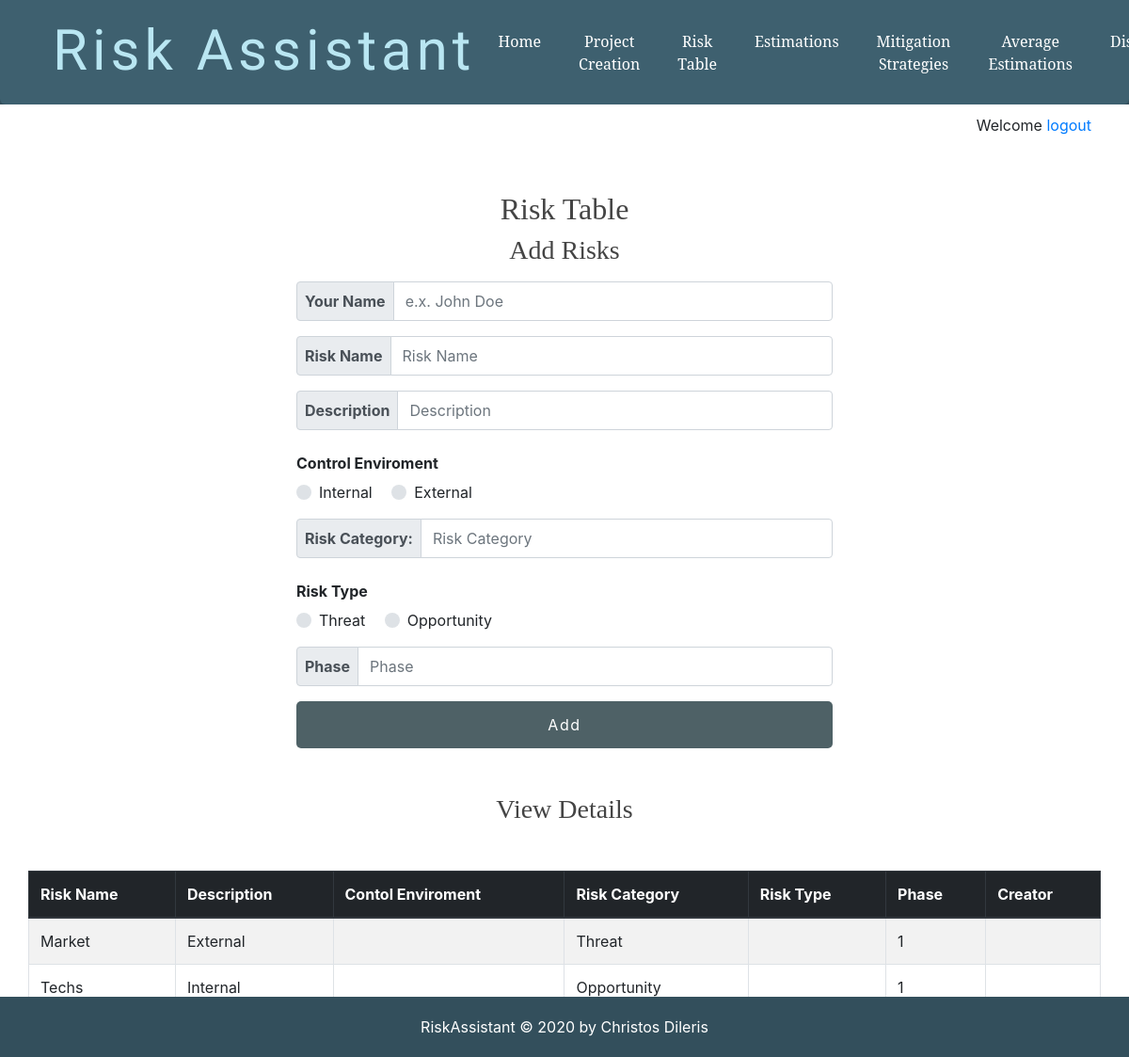
The page /RiskTable.php on the database its author committed.
### tables this page shows
CREATE TABLE `risktable` (
  `id` int(11) NOT NULL,
  `riskName` varchar(200) NOT NULL,
  `projectId` int(11) NOT NULL,
  `description` varchar(200) NOT NULL,
  `controlEnv` enum('Internal','External') NOT NULL,
  `riskCat` varchar(200) NOT NULL,
  `rtype` enum('Threat','Opportunity') NOT NULL,
  `phase` varchar(200) NOT NULL,
  `userId` int(11) NOT NULL
);

### RiskTable.php (the view, shortened to what this page needs)
<?php
    $connect = new PDO("mysql:host=localhost;dbname=riskit", "root", "");
    $query = "SELECT * FROM risktable ORDER BY riskName";
    $statement = $connect->prepare($query);
    $statement->execute();
    $result = $statement->fetchAll();
?>
<!DOCTYPE html>
<html>
    <head>
        <?php require_once( ROOT_PATH . '/includes/head_section.php') ?>
    </head>
    <body>
        <?php include( ROOT_PATH . '/includes/navbar.php') ?>
        <div class="container-fluid" id="risk_table">
               <div class="container-fluid">
    <div class="logged_in_info">
        <span>Welcome <?php echo $_SESSION['user']['username'] ?></span>
        <span><a href="logout.php">logout</a></span>
    </div>
                        <h2 class="text-center mt-5">Risk Table</h2>
                        <h3 class="text-center mb-3">Add Risks</h3>
                        <form method="post" class="form-size" id="add_details">
                        <div class="input-group mb-3">
                            <div class="input-group-prepend flex-row">
                                <label class="input-group-text p-2 font-weight-bold" for="fullname">Your Name</label>
                            </div>
                            <input type="text" name="fullname" class="form-control" placeholder="e.x. John Doe" required />
                        </div>
                        <div class="input-group mb-3">
                            <div class="input-group-prepend flex-row">
                                <label class="input-group-text p-2 font-weight-bold" for="riskName">Risk Name</label>
                            </div>
                            <input type="text" name="riskName" id="riskName" class="form-control" placeholder="Risk Name" required />
                        </div>
                        <div class="input-group mb-3">
                            <div class="input-group-prepend flex-row">
                                <label class="input-group-text p-2 font-weight-bold" for="description">Description</label>
                            </div>
                            <input type="text" name="description" id="description" class="form-control" placeholder="Description" required />
                        </div>
                        <div class="form-group flex-row">
                            <legend class="col-form-label font-weight-bold">Control Enviroment</legend>
                                <div class="custom-control custom-radio custom-control-inline">
                                    <label class="custom-control-label" for="controlEnv1"> Internal</label>
                                </div>
                                <div class="custom-control custom-radio custom-control-inline">
                                    <label class="custom-control-label" for="controlEnv2"> External </label>
                                </div>
                        </div>
                        <div class="input-group mb-3">
                            <div class="input-group-prepend flex-row">
                                <label class="input-group-text p-2 font-weight-bold" for="riskCat">Risk Category:</label>
                            </div>
                            <input type="text" name="riskCat" class="form-control" placeholder="Risk Category" required />
                        </div>
                        <fieldset class="form-group flex-row">
                            <legend class="col-form-label font-weight-bold">Risk Type</legend>
                            <div class="custom-control custom-radio custom-control-inline">
                                <label class="custom-control-label" for="rtype1"> Threat</label>
                            </div>
                            <div class="custom-control custom-radio custom-control-inline">
                                <label class="custom-control-label" for="rtype2">Opportunity</label>
                            </div>
                        </fieldset>
                        <div class="input-group mb-3">
                            <div class="input-group-prepend">
                                <label class="input-group-text p-2 font-weight-bold">Phase</label>
                            </div>
                            <input type="text" name="phase" class="form-control" placeholder="Phase" required />
                        </div>
                        <div>
                            <input type="submit" name="add" id="add" class="btn btn-success" value="Add" />
                        </div>
                    </form>
                    <h3 class="text-center my-5">View Details</h3>
                    <table class="table table-striped table-bordered mb-5">
                        <thead class="thead-dark">
                            <tr>
                                <th scope="col">Risk Name</th>
                                <th scope="col"> Description</th>
                                <th scope="col">Contol Enviroment</th>
                                <th scope="col">Risk Category</th>
                                <th scope="col">Risk Type</th>
                                <th scope="col">Phase</th>
                                <th scope="col">Creator</th>
                            </tr>
                        </thead>
                        <tbody>
                            <?php
                            if(is_array($result)){
                                foreach($result as $row)
                                {
                                    echo '<tr>
                                    <td>'.$row["riskName"].'</td>
                                    <td>'.$row["description"].'</td>
                                    <td>'.$row["controlEnv"].'</td>
                                    <td>'.$row["riskCat"].'</td>
                                    <td>'.$row["rtype"].'</td>
                                    <td>'.$row["phase"].'</td>
                                    <td>'.$row["fullname"].'</td>
                                    </tr>';
                                }
                            }
                            ?>
                        </tbody>
                    </table>
        </div>
<?php include( ROOT_PATH . '/includes/footer.php') ?>

### static/css/public_styling.css (style rules this page uses)
* { margin: 0px; padding: 0px; }
html { height: 100%; box-sizing: border-box; }
body { margin: 0; }
h1, h2, h3, h4, h5, h6 { color: #444; font-family: 'Averia Serif Libre', cursive; }
a { text-decoration: none; }
form input { width: 100%; display: block; padding: 13px 13px; font-size: 1em; border-radius: 3px; box-sizing : border-box; background: transparent; border: 1px solid #3E606F; }
.btn { color: white; background: #4E6166; text-align: center; border: none; border-radius: 5px; display: block; letter-spacing: .1em; margin: 10px 0px; padding: 13px 20px; text-decoration: none; }
.logged_in_info { text-align: right; padding: 10px; }
.form-size { width: 50%; margin: 0 auto; }

### rows shown on the page
risktable: riskName "Market", description "External", riskCat "Threat", phase "1"
risktable: riskName "Techs", description "Internal", riskCat "Opportunity", phase "1"
